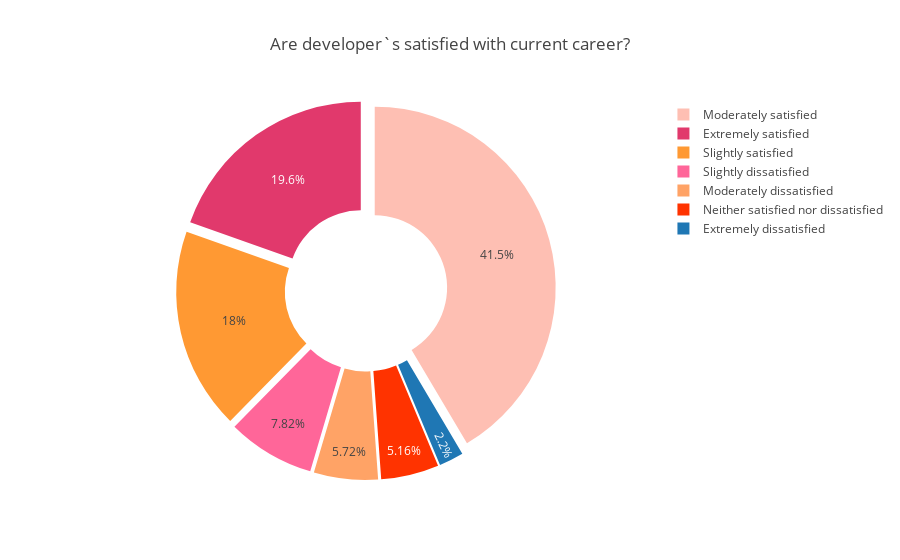
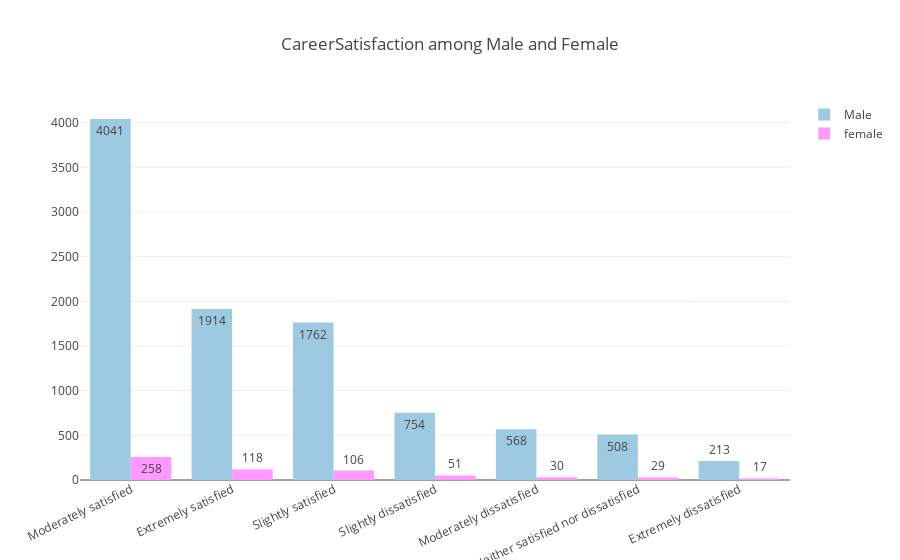

Notebook source saved alongside these figures, in order:
### Code cell
CareerSatisfaction = results['CareerSatisfaction'].value_counts()
colors  = ['#FEBFB3','#E1396C','#ff9933','#ff6699','#ffa366','#ff3300']
plotlypie(CareerSatisfaction.index, CareerSatisfaction.values, 0.4, 0.05,colors,'Are developer`s satisfied with current career?')

temp1 = []
temp2 = []

for val in CareerSatisfaction.index:
    temp1.append(np.sum(results["Gender"][results['CareerSatisfaction']== val] == 'Male'))
    temp2.append(np.sum(results["Gender"][results['CareerSatisfaction']== val] == 'Female'))
plotlybar(CareerSatisfaction.index, temp1, 'Male', CareerSatisfaction.index, temp2,'female','#9ECAE1','#ff99ff'
         , title = 'CareerSatisfaction among Male and Female')
snslvplot(results["CareerSatisfaction"], np.log(results['ConvertedSalary']+1),"Salary Based vs Career Satisfaction")

### Figure 1 — Plotly figure (JSON) as saved in the notebook; plotly's stock layout.template omitted (floating-point values rounded to 4 significant figures)
{"data": [{"hole": 0.4, "labels": ["Moderately satisfied", "Extremely satisfied", "Slightly satisfied", "Slightly dissatisfied", "Moderately dissatisfied", "Neither satisfied nor dissatisfied", "Extremely dissatisfied"], "marker": {"colors": ["#FEBFB3", "#E1396C", "#ff9933", "#ff6699", "#ffa366", "#ff3300"]}, "pull": 0.05, "type": "pie", "values": [4347, 2053, 1889, 819, 599, 541, 230]}], "layout": {"title": "Are developer`s satisfied with current career?"}}

### Figure 2 — Plotly figure (JSON) as saved in the notebook; plotly's stock layout.template omitted (floating-point values rounded to 4 significant figures)
{"data": [{"marker": {"color": "#9ECAE1"}, "name": "Male", "orientation": "v", "text": [4041, 1914, 1762, 754, 568, 508, 213], "textposition": "auto", "type": "bar", "x": ["Moderately satisfied", "Extremely satisfied", "Slightly satisfied", "Slightly dissatisfied", "Moderately dissatisfied", "Neither satisfied nor dissatisfied", "Extremely dissatisfied"], "y": [4041, 1914, 1762, 754, 568, 508, 213]}, {"marker": {"color": "#ff99ff"}, "name": "female", "text": [258, 118, 106, 51, 30, 29, 17], "textposition": "auto", "type": "bar", "x": ["Moderately satisfied", "Extremely satisfied", "Slightly satisfied", "Slightly dissatisfied", "Moderately dissatisfied", "Neither satisfied nor dissatisfied", "Extremely dissatisfied"], "y": [258, 118, 106, 51, 30, 29, 17]}], "layout": {"barmode": "group", "title": "CareerSatisfaction among Male and Female", "xaxis": {"tickangle": -25}}}
